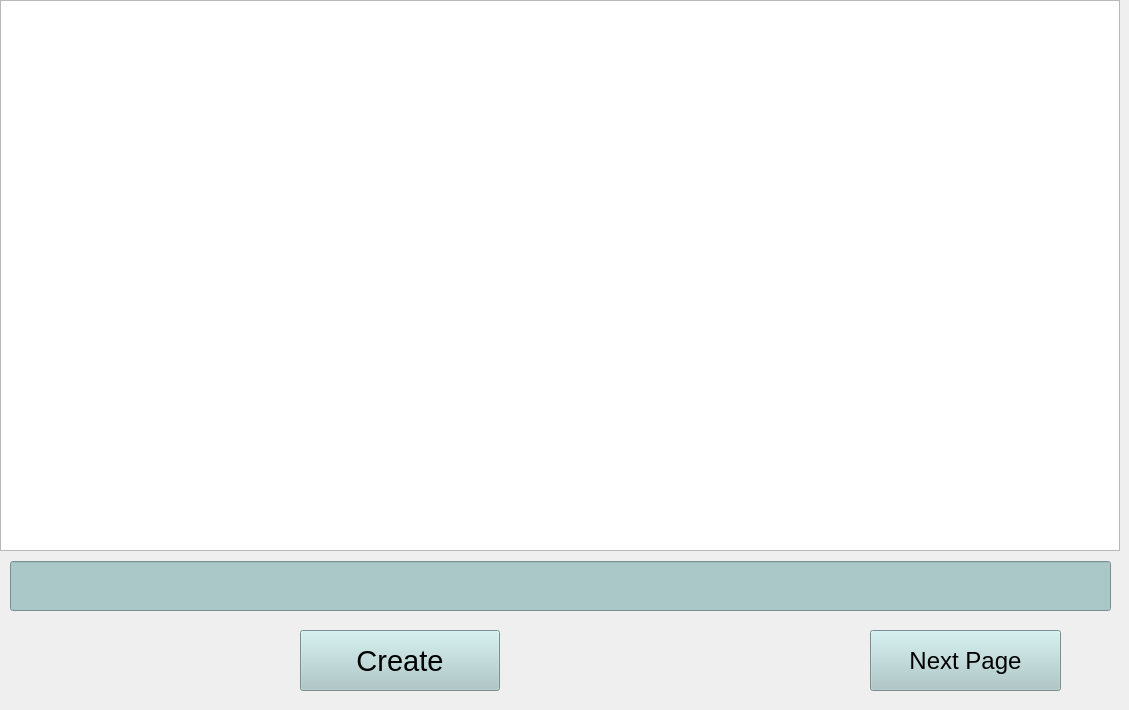
   <widget class="QWidget" name="tab_4">
    <attribute name="title">
     <string>Page 3</string>
    </attribute>
    <widget class="QGraphicsView" name="im_pg3">
     <property name="geometry">
      <rect>
       <x>0</x>
       <y>0</y>
       <width>1120</width>
       <height>551</height>
      </rect>
     </property>
    </widget>
    <widget class="QPushButton" name="But_pg3">
     <property name="geometry">
      <rect>
       <x>870</x>
       <y>630</y>
       <width>191</width>
       <height>61</height>
      </rect>
     </property>
     <property name="font">
      <font>
       <pointsize>18</pointsize>
      </font>
     </property>
     <property name="styleSheet">
      <string notr="true">QPushButton{
	background-color: rgba(170,200,200);
} /* Light grey color */
QPushButton:hover{
	background:rgba(170,200,200,220);
}
QPushButton:pressed{
	background:rgba(170,200,200,250);
}
</string>
     </property>
     <property name="text">
      <string>Next Page</string>
     </property>
    </widget>
    <widget class="QLineEdit" name="inp_pg3">
     <property name="geometry">
      <rect>
       <x>10</x>
       <y>561</y>
       <width>1101</width>
       <height>50</height>
      </rect>
     </property>
     <property name="minimumSize">
      <size>
       <width>1101</width>
       <height>41</height>
      </size>
     </property>
     <property name="maximumSize">
      <size>
       <width>1101</width>
       <height>50</height>
      </size>
     </property>
     <property name="font">
      <font>
       <family>Calibri</family>
       <pointsize>16</pointsize>
      </font>
     </property>
     <property name="styleSheet">
      <string notr="true">background-color: rgb(170,200,200); /* Light grey color */
</string>
     </property>
     <property name="text">
      <string/>
     </property>
    </widget>
    <widget class="QPushButton" name="create_pg3">
     <property name="geometry">
      <rect>
       <x>300</x>
       <y>630</y>
       <width>200</width>
       <height>61</height>
      </rect>
     </property>
     <property name="font">
      <font>
       <pointsize>22</pointsize>
      </font>
     </property>
     <property name="styleSheet">
      <string notr="true">QPushButton{
	background-color: rgba(170,200,200);
} /* Light grey color */
QPushButton:hover{
	background:rgba(170,200,200,220);
}
QPushButton:pressed{
	background:rgba(170,200,200,250);
}
</string>
     </property>
     <property name="text">
      <string>Create</string>
     </property>
    </widget>
    <widget class="QLabel" name="label_15">
     <property name="geometry">
      <rect>
       <x>550</x>
       <y>620</y>
       <width>271</width>
       <height>81</height>
      </rect>
     </property>
     <property name="text">
      <string/>
     </property>
     <property name="pixmap">
      <pixmap>ct.png</pixmap>
     </property>
     <property name="scaledContents">
      <bool>true</bool>
     </property>
    </widget>
    <widget class="QLabel" name="label_30">
     <property name="geometry">
      <rect>
       <x>10</x>
       <y>620</y>
       <width>281</width>
       <height>81</height>
      </rect>
     </property>
     <property name="text">
      <string/>
     </property>
     <property name="pixmap">
      <pixmap>ct1.png</pixmap>
     </property>
     <property name="scaledContents">
      <bool>true</bool>
     </property>
    </widget>
   </widget>
